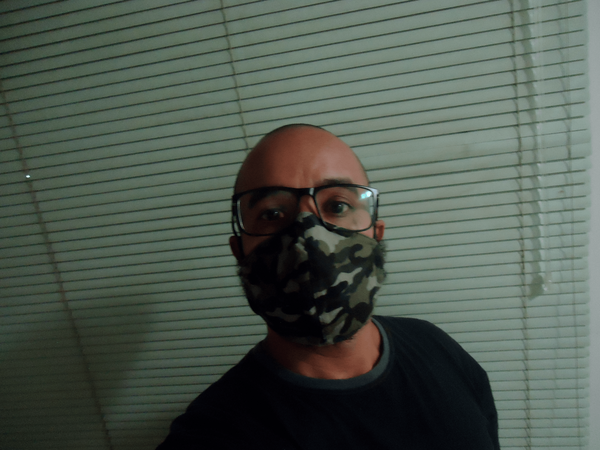
//> input picture aulas/04-redimensionar-recortar-img/04-redimensionar-recortar-img/minha-foto.png, 600 x 450 px
$ ./main   (built with g++ and OpenCV 4)
//> lines starting //> are read from the running program, lines starting //| are printed output that depends on the picture
#include <opencv2/imgcodecs.hpp>
#include <opencv2/highgui.hpp>
#include <opencv2/imgproc.hpp>
#include <opencv2/core.hpp>
#include <iostream>

int main( int argc, char ** argv ){
  std::string path = "./minha-foto.png";
  cv::Mat img = cv::imread( path ), img_resize, img_cut;
//> img is the input picture: 450 rows x 600 cols, CV_8UC3; mean B, G, R 79.8, 89.3, 78.8

  // [4 lines of commented-out code are left out]

  img_cut = img( cv::Rect( img.size().width / 2, img.size().height / 2, 200, 200 ) );
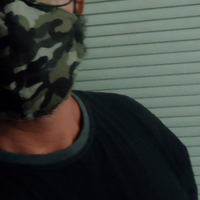
//> img_cut: 200 rows x 200 cols, CV_8UC3; mean B, G, R 59.2, 63.9, 58.7

  cv::resize( img, img_resize, cv::Size(), 0.1, 0.1 );
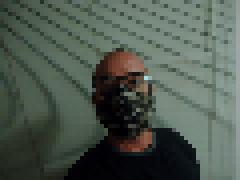
//> img_resize: 45 rows x 60 cols, CV_8UC3 (shown 4 times larger); mean B, G, R 79.8, 89.3, 78.8

  cv::imshow("Original", img);
  //cv::imshow("Redimensionada", img_resize);
  cv::imshow("Cortada", img_cut);

  cv::waitKey( 0 );
  return 0;
}
